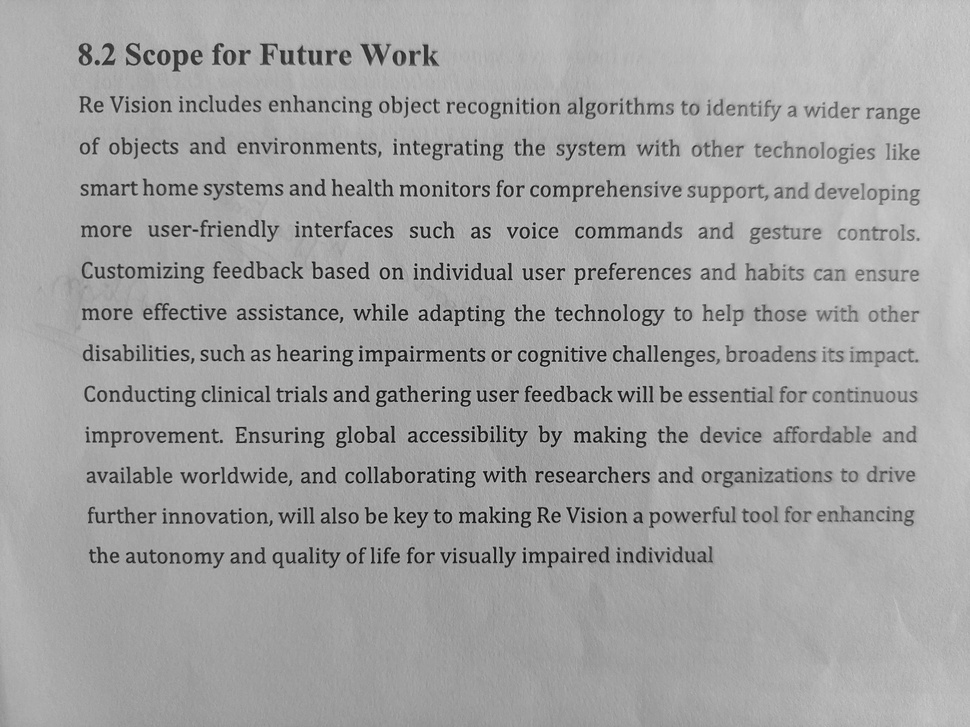
#> input picture test/temp.jpg, 970 x 727 px, shrunk from 4160 x 3120 before the run, found by its file name
$ jupyter execute --allow-errors 'Text with Marginalia-checkpoint.ipynb'
#> lines starting #> are read from the running program, lines starting #| are printed output that depends on the picture; after the words box and inside, x2 and y2 are one past the last pixel; in counts of white or black regions, pixels touching at a corner belong together
[cell 1]
import pytesseract
import cv2

[cell 2]
pytesseract.pytesseract.tesseract_cmd=r"C:\\Users\\Prajwal\\Tesseract\\tesseract.exe"

[cell 3]
image=cv2.imread("temp.JPG")
#> image is the input picture: shape (727, 970, 3); min 0, max 209, mean 163.8

[cell 4]
gray=cv2.cvtColor(image,cv2.COLOR_BGR2GRAY)
blur=cv2.GaussianBlur(gray,(7,7),0)
thresh=cv2.threshold(blur,0,255,cv2.THRESH_BINARY_INV+cv2.THRESH_OTSU)[1]
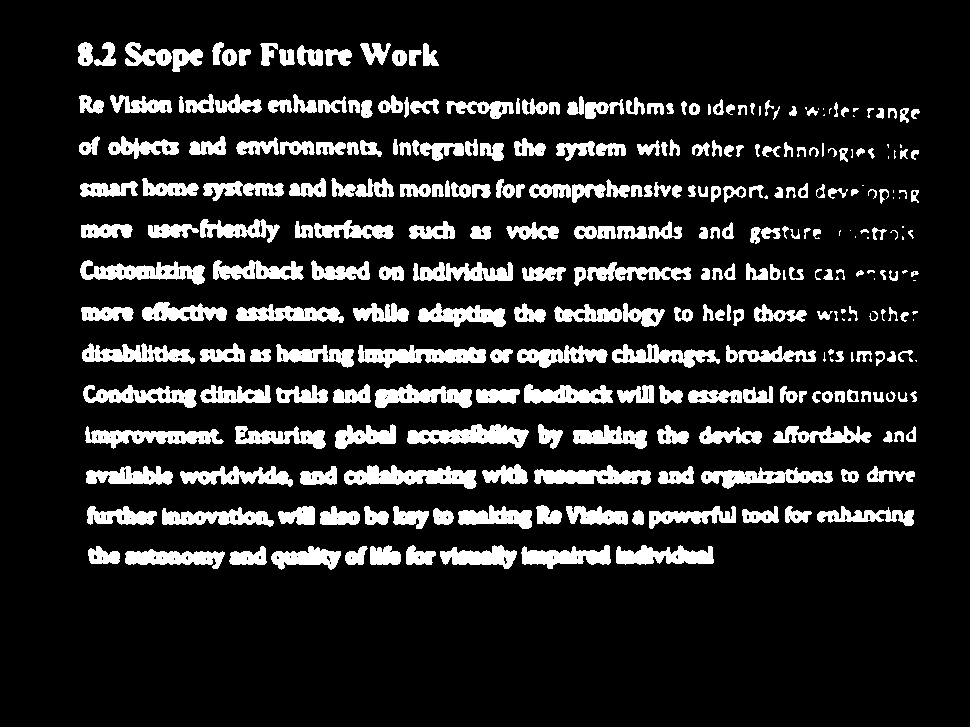
#> thresh: shape (727, 970); 14% white; 315 white regions (37 under 20 px), largest, box (x1, y1, x2, y2) and area: (344, 465, 477, 489) 1819, (407, 424, 529, 448) 1669, (358, 345, 486, 368) 1629

[cell 5]
kernel=cv2.getStructuringElement(cv2.MORPH_RECT,(3,50))
dialate=cv2.dilate(thresh,kernel,iterations=1)
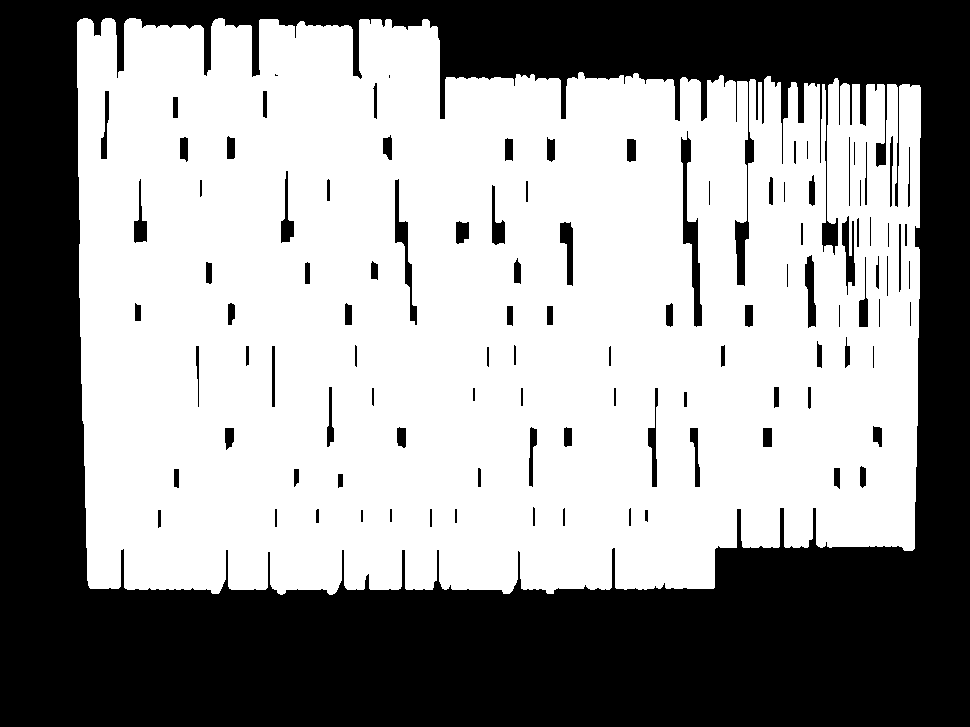
#> dialate: shape (727, 970); 59.2% white; 106 black regions (3 under 20 px)

[cell 6]
cv2.imwrite("/Users/Prajwal/6th Sem MiniProject/new.png",dialate)
#> Out = True

[cell 7]
cnts=cv2.findContours(dialate,cv2.RETR_EXTERNAL,cv2.CHAIN_APPROX_SIMPLE)
#> cnts = 1 contour; box (x1, y1, x2, y2) and area: (77, 18, 921, 595) 428174
cnts=cnts[0] if len(cnts)==2 else cnts[1]
cnts=sorted(cnts,key=lambda x: cv2.boundingRect(x)[1])

[cell 8]
for c in cnts:
    x,y,w,h = cv2.boundingRect(c)
    if h>200 and w>250:
        cv2.rectangle(image,(x,y),(x+w,y+h),(36,255,12),2)
#> this loop made 1 pass
#> (x, y, w, h) on pass 1: (77, 18, 844, 577)
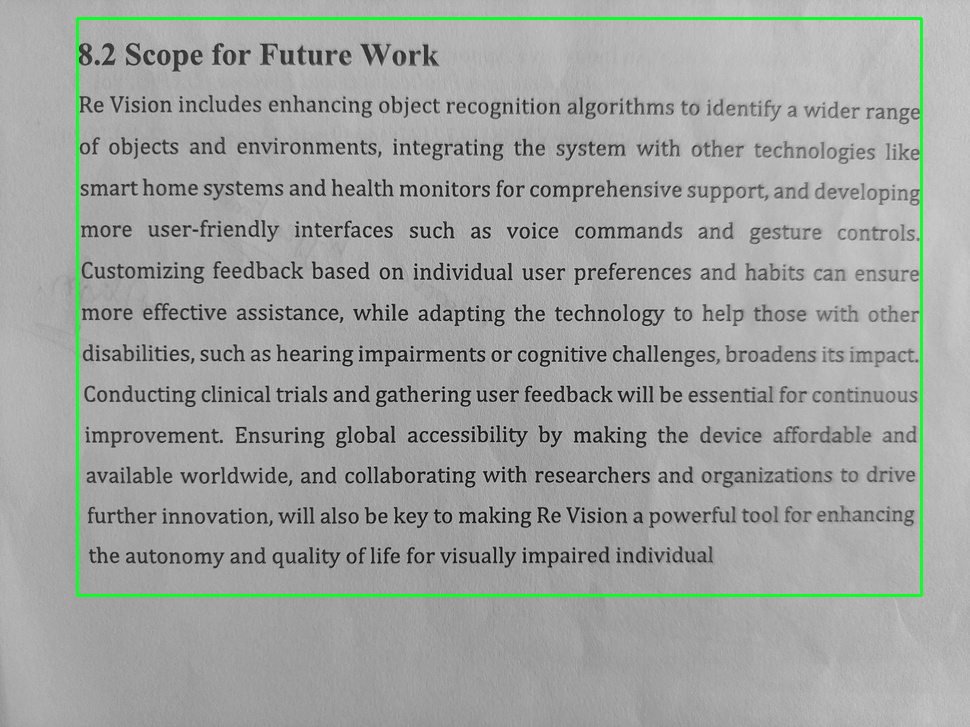
#> image: shape (727, 970, 3); 1.21% of pixels changed, all inside (x1, y1, x2, y2) = (76, 17, 923, 597)
cv2.imwrite("/Users/Prajwal/6th Sem MiniProject/new_new.png",image)
#> Out = True
